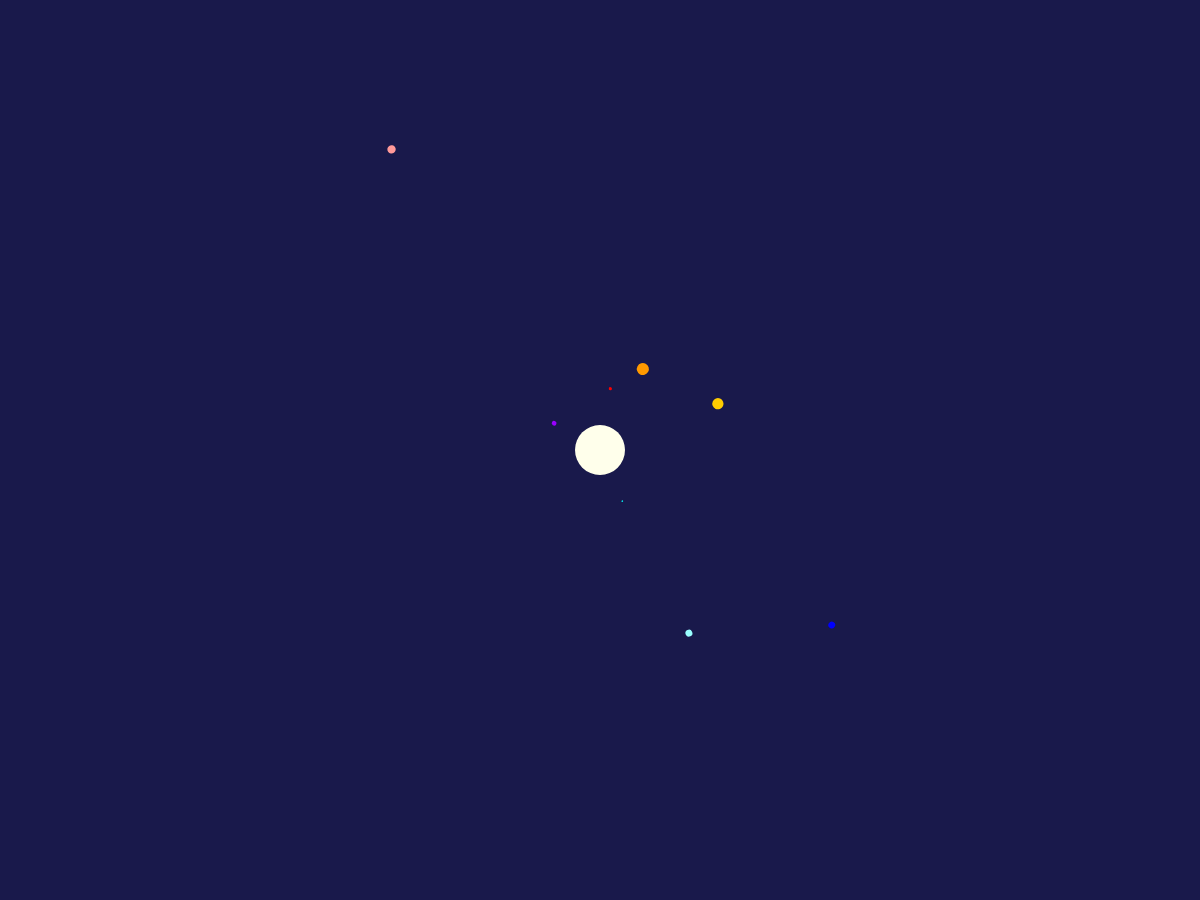
Frame 1 (no input)
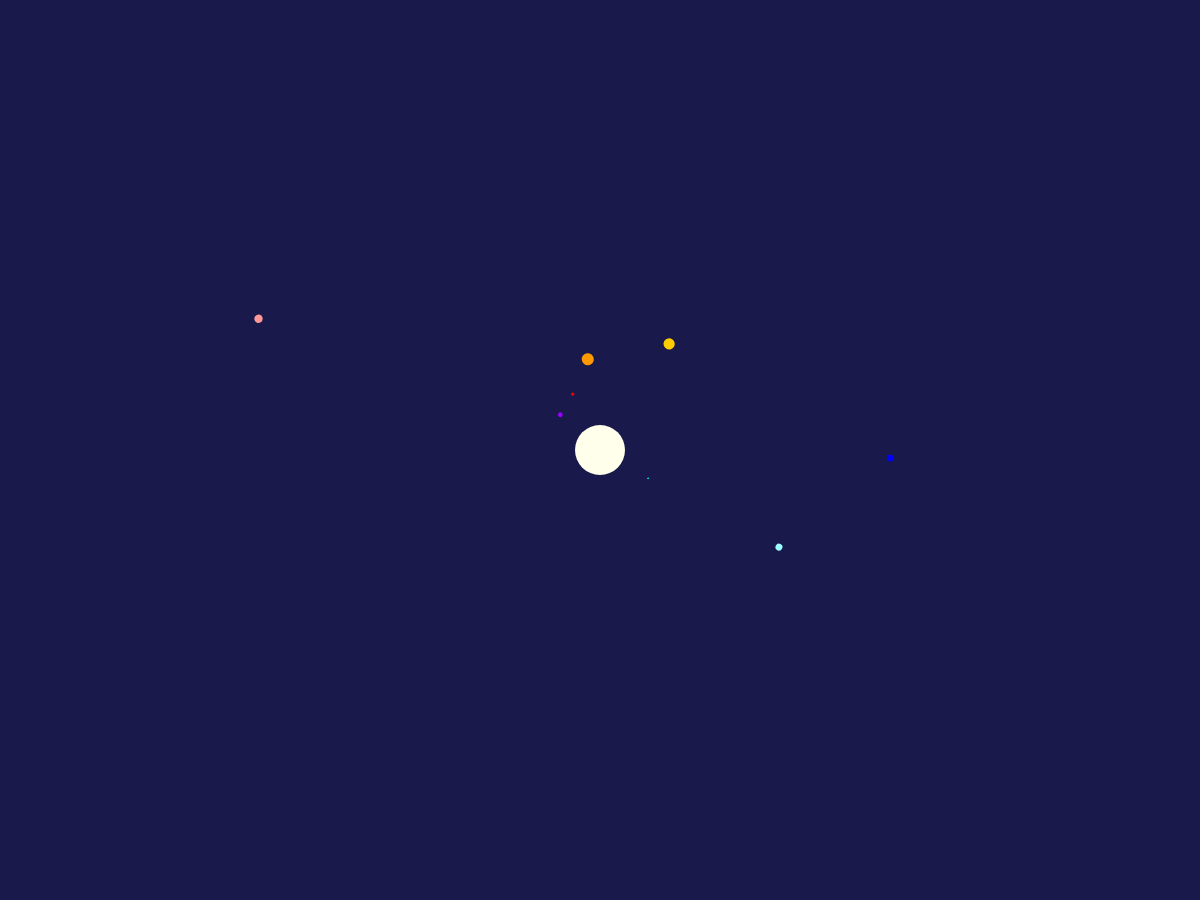
Frame 60 (no input)
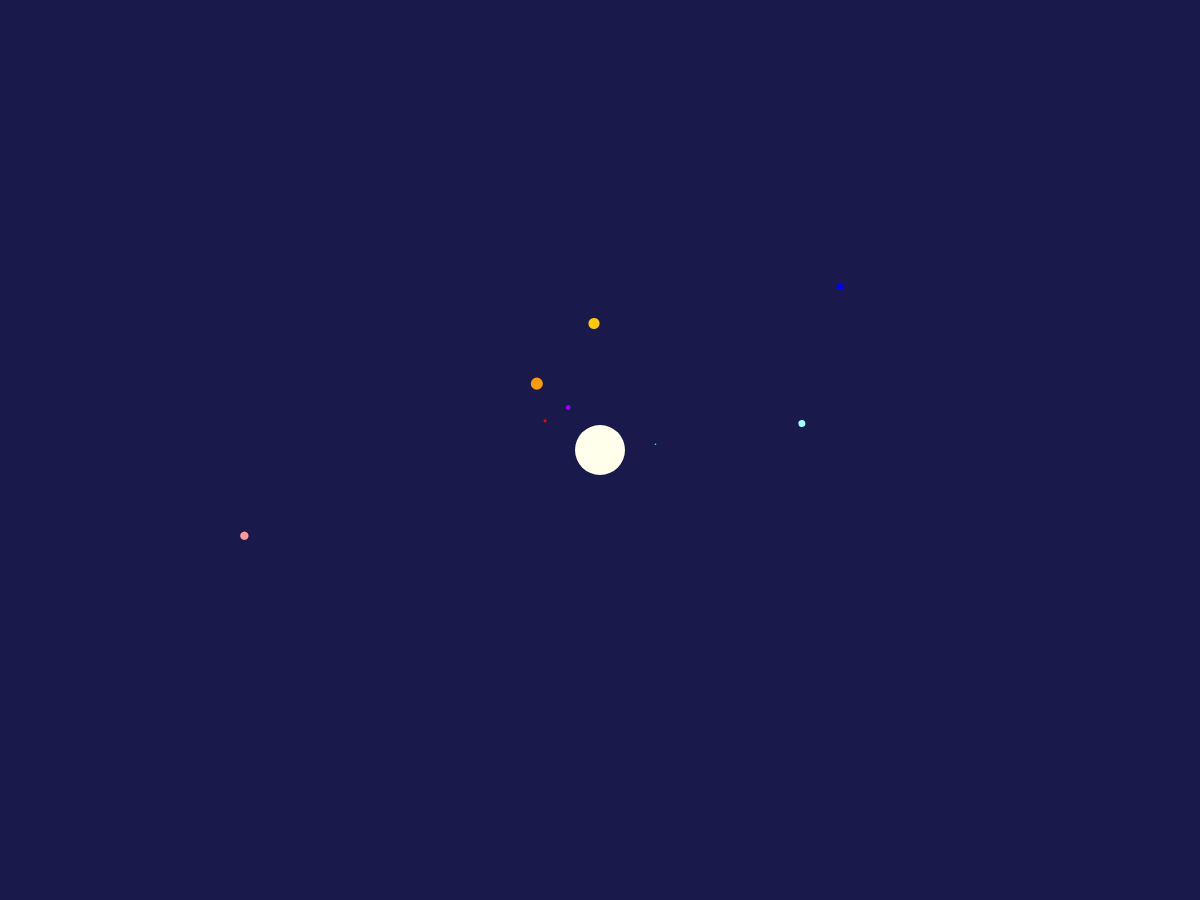
Frame 120 (the mouse pressed at the canvas centre since frame 60)

The p5.js sketch that drew these frames (run headless with seeded random() and noise() and a simulated clock; from frame 60 on, the mouse is pressed at the canvas centre):

// p5.js sketch
// ── sketch.js
var sizeSlider, distanceSlider, speedSlider;
var planets = [];

function setup() {
	createCanvas(windowWidth, windowHeight -100);

	sizeLabel = createP('Size: ');
	sizeSlider = createSlider(0, 100, 5);
	distanceLabel = createP('Distance: ');
	distanceSlider = createSlider(0, 100, 8);
	speedLabel = createP('Speed: ');
	speedSlider = createSlider(0, 100, 10);
	sunLabel = createP('Sun size: ');
	sunSlider = createSlider(1, 100, 50);

	planets[0] = new Planet(109.1, 0.0, "#FFF0", 0.0); // sun
	planets[1] = new Planet(0.387, 0.387, "#90F", 58.8); // mercury
	planets[2] = new Planet(0.723, 0.722, "#0FF", -244); // venus
	planets[3] = new Planet(1, 1, "#0F0", 1); // earth
	planets[4] = new Planet(0.532, 1.52, "#F00", 1.03); // mars
	planets[5] = new Planet(11.21, 5.20, "#F90", 0.415); // jupiter
	planets[6] = new Planet(9.45, 9.58, "#FC0", 0.445); // saturn
	planets[7] = new Planet(4.01, 19.20, "#9FF", -0.720); // uranus
	planets[8] = new Planet(3.88, 30.05, "#00F", 0.673); // neptune
	planets[9] = new Planet(0.186, 39.48, "#F99", 6.41);  // pluto
}

function draw() {
  background(25, 25, 75);

  relSize = sizeSlider.value();
  sunSize = sunSlider.value();
  relDistance = distanceSlider.value();
  relSpeed = speedSlider.value() / 10000000;

  noStroke();
  fill(255, 255, 235);
  ellipse(windowWidth / 2 , (windowHeight - 100) / 2 , sunSize, sunSize);
  
  translate(width/2, height/2);

  for(i = 1; i < planets.length; i++) {
    planets[i].update(relSize, relDistance, relSpeed, sunSize);
    planets[i].show();
  }
}
// ── planet.js
function Planet(a, b, c, d) {
  this.size = log(a);
  this.pos = b;
  this.col = c;
  this.speed = d;
  this.start = random(360);
  this.time = 0;

  this.update = function(siz, dis, spd, sun) {
    this.relSize = this.size * siz;
    this.relPos = this.pos * dis + sun;
    this.relSpeed = this.speed * spd;
    rotate(degrees(this.start+this.time));
    this.time = this.time + this.relSpeed;
  }

  this.show = function() {
    fill(this.col);
    ellipse(this.relPos, 0, this.relSize, this.relSize);
  }
}
